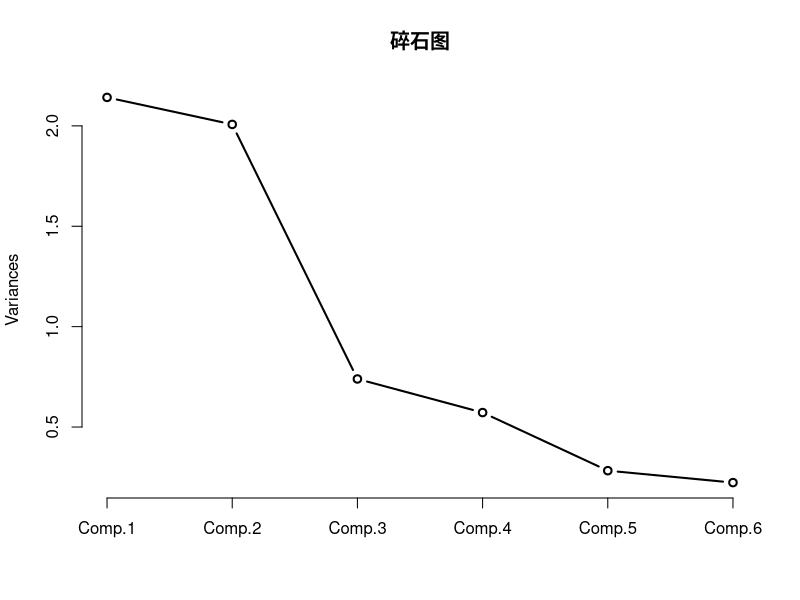
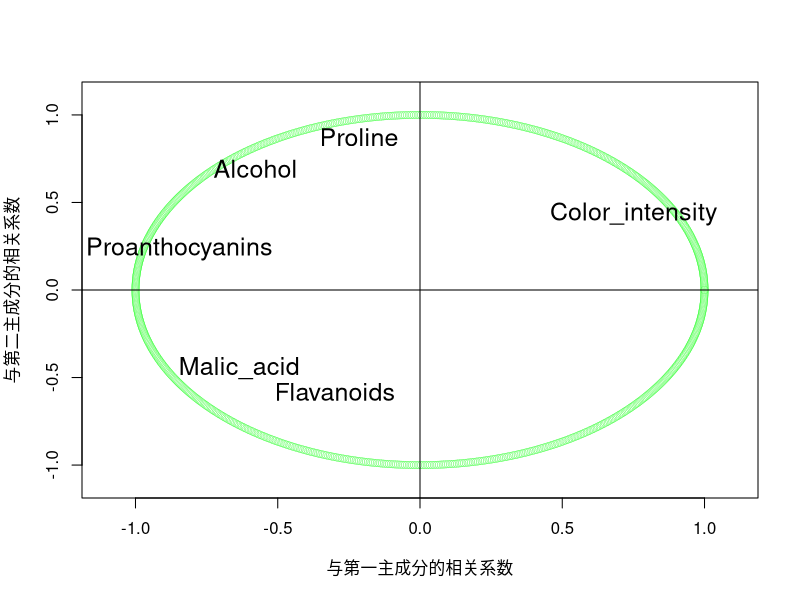
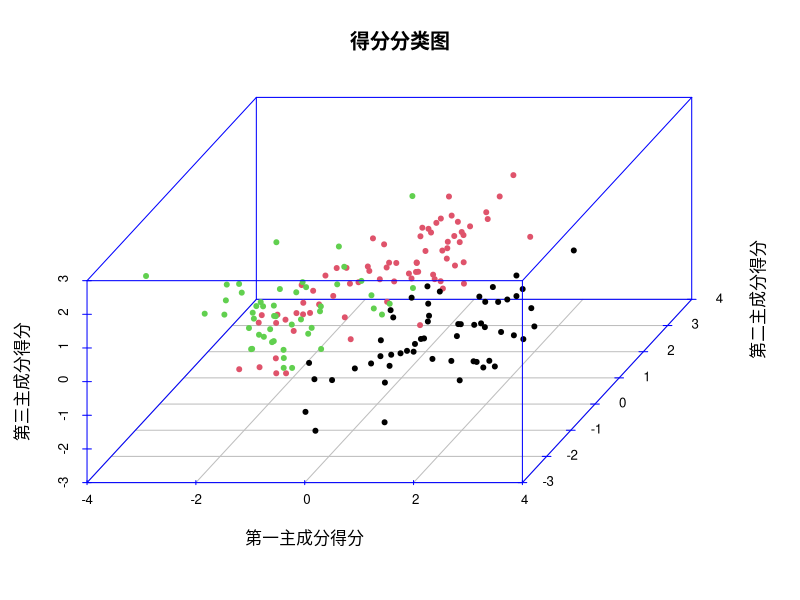

The R source for these figures, in order:
setwd("D:/example")
wine<-read.csv("./wine.csv")
#fix(wine)
nwine<-scale(wine)  #标准化
R<-cor(nwine)  #相关系数阵
print(GR<-svd(R)$u)
print(l<-svd(R)$d)
model<-princomp(nwine)
summary(model)
screeplot(model,type = 'line',main = '碎石图',lwd=2)
#biplot(model)
model$loadings
model$scores
#model$sdev
eigen(R)
corr=GR%*%diag(l)^(1/2)

n=NULL
plot(n,xlim = c(-1.1,1.1),ylim = c(-1.1,1.1),xlab = '与第一主成分的相关系数',ylab = '与第二主成分的相关系数')
A=seq(0,2*pi,length.out =1000 )
r=1
x1=r*cos(A)
y1=r*sin(A)
points(x1,y1,col='green',lwd=0.2)
a=c("Alcohol","Malic_acid","Flavanoids","Proanthocyanins","Color_intensity","Proline")
for(i in 1:6)
{
  text(corr[i,1],corr[i,2],a[i],cex=1.5)
}
abline(h=0);abline(v=0)

library(scatterplot3d)
x<-model$scores[,1]
y<-model$scores[,2]
z<-model$scores[,3]
dt<-cbind(x,y,z)

color<-apply(dt,1,which.max)
print(color)
scatterplot3d(x,y,z,color,pch = 20,main = '得分分类图',angle=70,
              xlab="第一主成分得分", ylab="第二主成分得分", zlab="第三主成分得分",
              axis=T,col.axis='blue')
